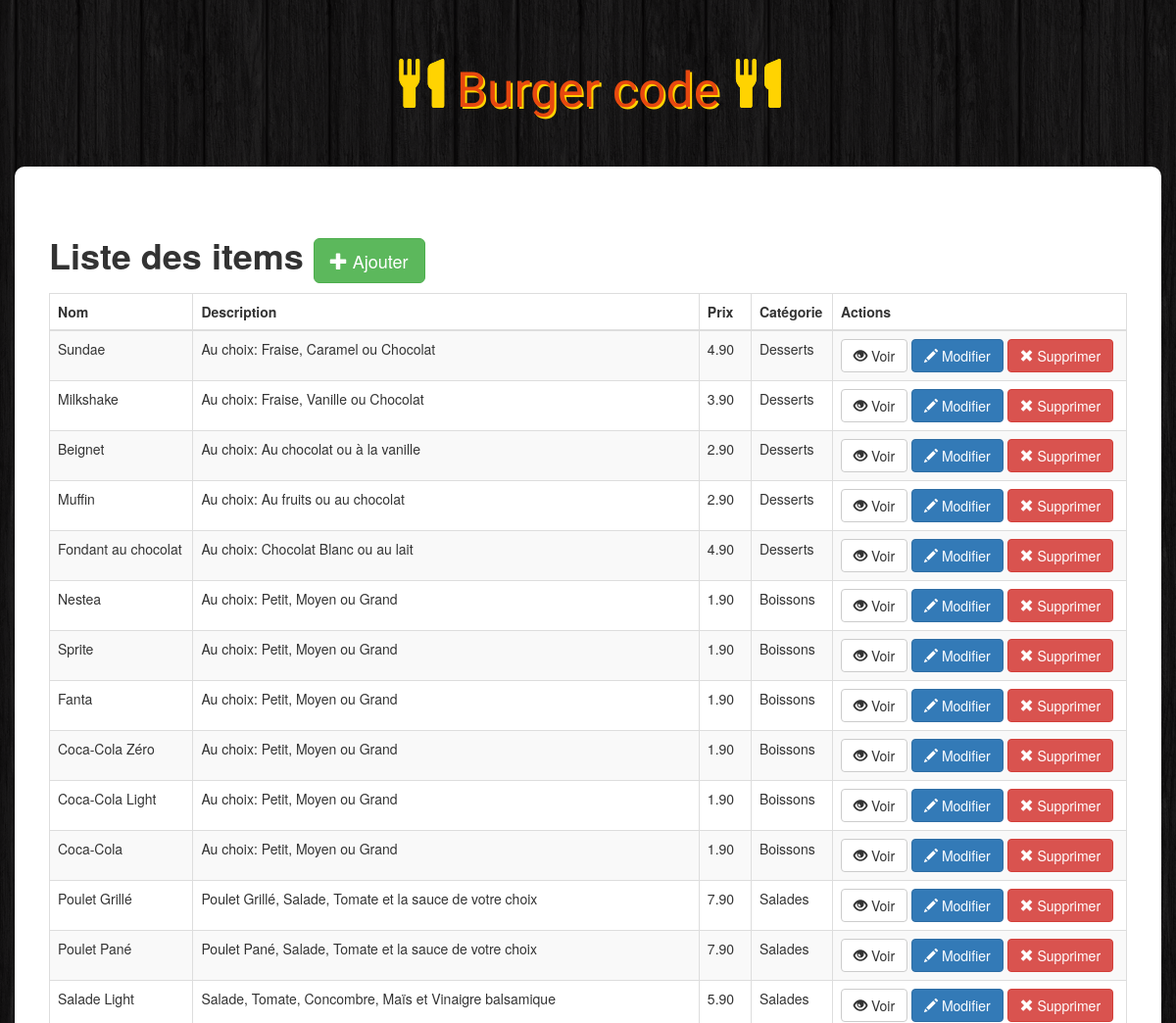
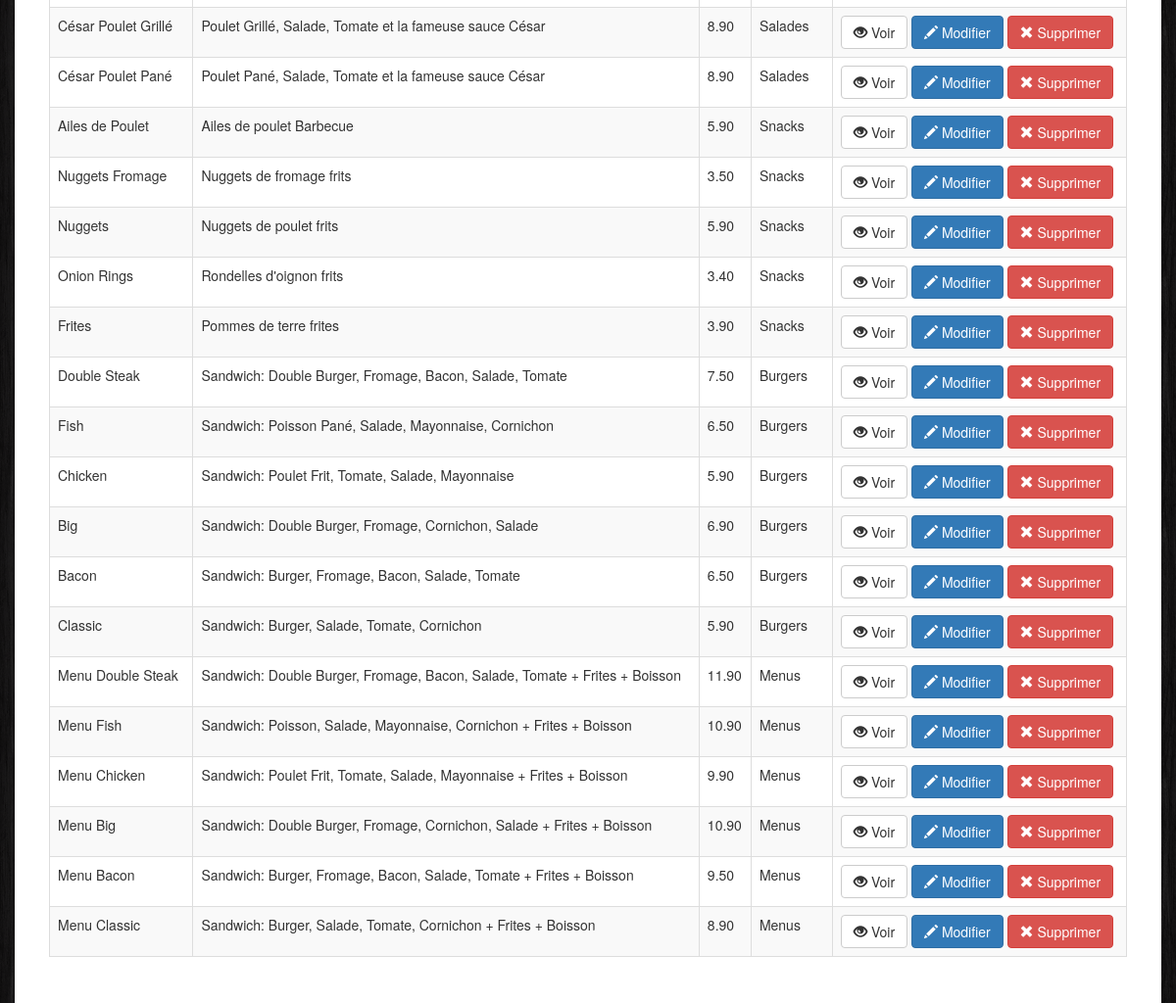
The app's page /admin/index.php with its own data (2 pictures, top to bottom).
### tables this page shows
CREATE TABLE `items` (
  `id` int(11) NOT NULL,
  `name` varchar(100) NOT NULL,
  `description` varchar(255) NOT NULL,
  `price` float NOT NULL,
  `image` varchar(255) NOT NULL,
  `category` int(11) NOT NULL
);

CREATE TABLE `categories` (
  `id` int(11) NOT NULL,
  `name` varchar(100) NOT NULL
);

### admin/index.php (the view, shortened to what this page needs)
<!DOCTYPE html>
<html>
    <head>
        <link rel="stylesheet" href="https://maxcdn.bootstrapcdn.com/bootstrap/3.3.6/css/bootstrap.min.css">
        <link rel="stylesheet" href="../css/styles.css">
    </head>
    <body>
        <h1 class="text-logo"><span class="glyphicon glyphicon-cutlery"></span> Burger code <span class="glyphicon glyphicon-cutlery"></span> </h1>
        <div class="container admin">
            <div class="row">
                <h1><strong>Liste des items  </strong>
                <a href="insert.php" class="btn btn-success btn-lg"><span class="glyphicon glyphicon-plus"></span> Ajouter</a></h1>
                <table class="table table-striped table-bordered">
                    <thead>
                        <tr>
                            <th>Nom</th>
                            <th>Description</th>
                            <th>Prix</th>
                            <th>Catégorie</th>
                            <th>Actions</th>
                        </tr>
                    </thead>
                    <tbody>
                        <?php
                            $db = Database::connect();
                            $statement = $db->query('SELECT items.id, items.name, items.description, items.price, categories.name AS category
                                                   FROM items LEFT JOIN categories ON items.category = categories.id
                                                   ORDER BY items.id DESC
                                                   ');
                            while($item = $statement->fetch())
                            {
                            echo '<tr>';
                            echo '<td>' . $item['name'] . '</td>';
                            echo '<td>' . $item['description'] . '</td>';
                            echo '<td>' . number_format((float) $item['price'], 2, '.', '') . '</td>';
                            echo '<td>' . $item['category'] . '</td>';
                            echo '<td width=300>';
                            echo    '<a class="btn btn-default" href="view.php?id=' . $item['id'] . '"><span class="glyphicon glyphicon-eye-open"></span> Voir</a>';
                            echo    '<a class="btn btn-primary" href="update.php?id=' . $item['id'] .'"><span class="glyphicon glyphicon-pencil"></span> Modifier</a>';
                            echo   '<a class="btn btn-danger" href="delete.php?id=' . $item['id'] . '"><span class="glyphicon glyphicon-remove"></span> Supprimer</a>';
                            echo '</td>';
                            echo '</tr>';
                            }
                        ?>
                    </tbody>
                </table>
            </div>
        </div>
    </body>
</html>

### css/styles.css (style rules this page uses)
body { background: url(../images/bg.png); }
.text-logo { font-family: 'Holtwood One SC', sans-serif; color:#e7480f; text-shadow: 2px 2px #ffd301; font-size: 50px; padding: 40px 0px; text-align: center; }
.text-logo .glyphicon { color: #ffd301; text-shadow: 0px 0px #ffd301; }
.admin { background: #fff; padding: 50px; border-radius: 10px; }

### records on screen
items: name "Sundae", description "Au choix: Fraise, Caramel ou Chocolat", price "4.90", category.name "Desserts"
items: name "Milkshake", description "Au choix: Fraise, Vanille ou Chocolat", price "3.90", category.name "Desserts"
items: name "Beignet", description "Au choix: Au chocolat ou à la vanille", price "2.90", category.name "Desserts"
items: name "Muffin", description "Au choix: Au fruits ou au chocolat", price "2.90", category.name "Desserts"
items: name "Fondant au chocolat", description "Au choix: Chocolat Blanc ou au lait", price "4.90", category.name "Desserts"
items: name "Nestea", description "Au choix: Petit, Moyen ou Grand", price "1.90", category.name "Boissons"
items: name "Sprite", description "Au choix: Petit, Moyen ou Grand", price "1.90", category.name "Boissons"
items: name "Fanta", description "Au choix: Petit, Moyen ou Grand", price "1.90", category.name "Boissons"
items: name "Coca-Cola Zéro", description "Au choix: Petit, Moyen ou Grand", price "1.90", category.name "Boissons"
items: name "Coca-Cola Light", description "Au choix: Petit, Moyen ou Grand", price "1.90", category.name "Boissons"
items: name "Coca-Cola", description "Au choix: Petit, Moyen ou Grand", price "1.90", category.name "Boissons"
items: name "Poulet Grillé", description "Poulet Grillé, Salade, Tomate et la sauce de votre choix", price "7.90", category.name "Salades"
items: name "Poulet Pané", description "Poulet Pané, Salade, Tomate et la sauce de votre choix", price "7.90", category.name "Salades"
items: name "Salade Light", description "Salade, Tomate, Concombre, Maïs et Vinaigre balsamique", price "5.90", category.name "Salades"
items: name "César Poulet Grillé", description "Poulet Grillé, Salade, Tomate et la fameuse sauce César", price "8.90", category.name "Salades"
items: name "César Poulet Pané", description "Poulet Pané, Salade, Tomate et la fameuse sauce César", price "8.90", category.name "Salades"
items: name "Ailes de Poulet", description "Ailes de poulet Barbecue", price "5.90", category.name "Snacks"
items: name "Nuggets Fromage", description "Nuggets de fromage frits", price "3.50", category.name "Snacks"
items: name "Nuggets", description "Nuggets de poulet frits", price "5.90", category.name "Snacks"
items: name "Onion Rings", description "Rondelles d'oignon frits", price "3.40", category.name "Snacks"
items: name "Frites", description "Pommes de terre frites", price "3.90", category.name "Snacks"
items: name "Double Steak", description "Sandwich: Double Burger, Fromage, Bacon, Salade, Tomate", price "7.50", category.name "Burgers"
items: name "Fish", description "Sandwich: Poisson Pané, Salade, Mayonnaise, Cornichon", price "6.50", category.name "Burgers"
items: name "Chicken", description "Sandwich: Poulet Frit, Tomate, Salade, Mayonnaise", price "5.90", category.name "Burgers"
items: name "Big", description "Sandwich: Double Burger, Fromage, Cornichon, Salade", price "6.90", category.name "Burgers"
items: name "Bacon", description "Sandwich: Burger, Fromage, Bacon, Salade, Tomate", price "6.50", category.name "Burgers"
items: name "Classic", description "Sandwich: Burger, Salade, Tomate, Cornichon", price "5.90", category.name "Burgers"
items: name "Menu Double Steak", description "Sandwich: Double Burger, Fromage, Bacon, Salade, Tomate + Frites + Boisson", price "11.90", category.name "Menus"
items: name "Menu Fish", description "Sandwich: Poisson, Salade, Mayonnaise, Cornichon + Frites + Boisson", price "10.90", category.name "Menus"
items: name "Menu Chicken", description "Sandwich: Poulet Frit, Tomate, Salade, Mayonnaise + Frites + Boisson", price "9.90", category.name "Menus"
items: name "Menu Big", description "Sandwich: Double Burger, Fromage, Cornichon, Salade + Frites + Boisson", price "10.90", category.name "Menus"
items: name "Menu Bacon", description "Sandwich: Burger, Fromage, Bacon, Salade, Tomate + Frites + Boisson", price "9.50", category.name "Menus"
items: name "Menu Classic", description "Sandwich: Burger, Salade, Tomate, Cornichon + Frites + Boisson", price "8.90", category.name "Menus"
